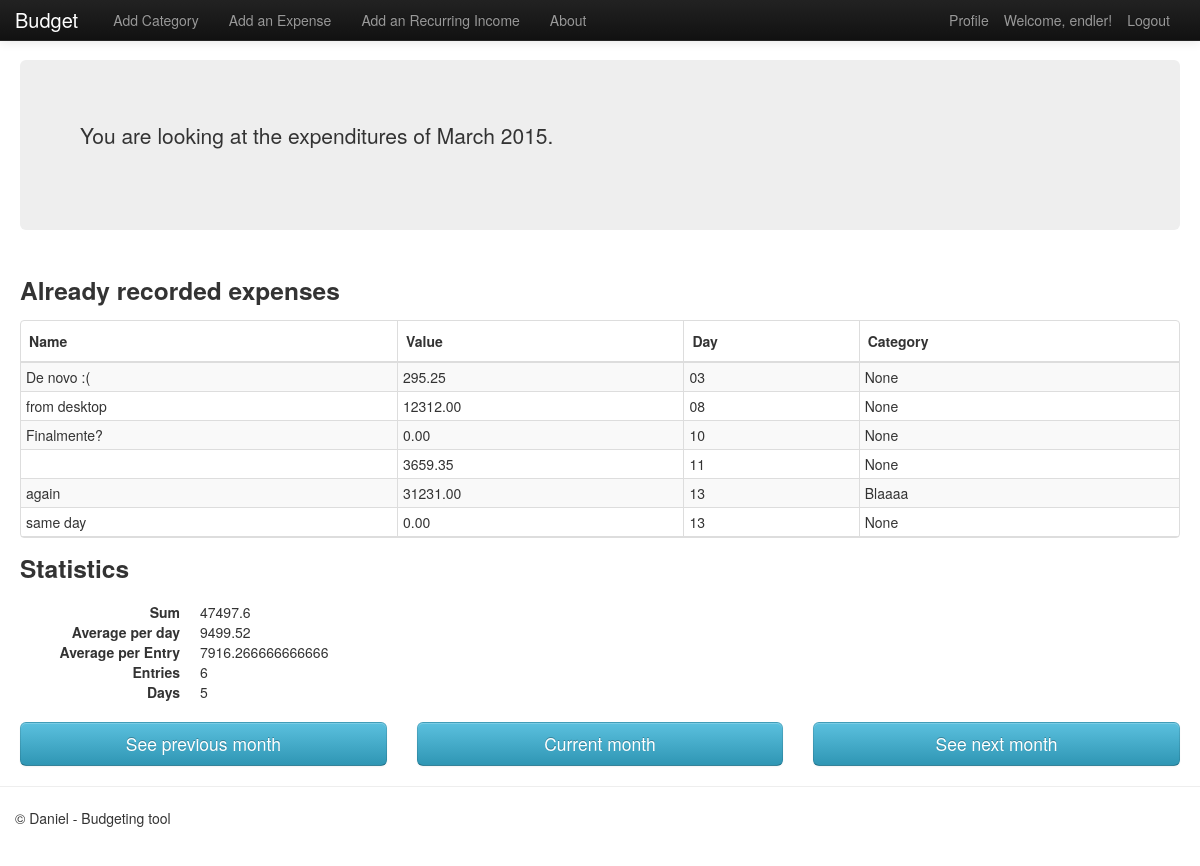
The page /budget/2015/3/ (signed in) on the database its author committed.
### budget/models.py (models this page shows, shortened)
class Expenditure(models.Model):
    now = datetime.now()
    now_month = int(now.month)
    now_year = int(now.year)
    name = str(now_month)+"/"+str(now_year)
    gastos_name = models.CharField(max_length=128,blank=True)
    gastos_created_date = models.DateField(auto_now_add=True)
    gastos_expense_date = models.DateField(default=datetime.now)
    gastos_category = models.ForeignKey("Category",help_text="Category",blank=True, null=True)
    gastos_value = models.DecimalField(decimal_places=2,max_digits=100)
    gastos_author = models.ForeignKey(User)

class Category(models.Model):
    name = models.CharField(max_length=128)
    author = models.ForeignKey(User)
    def __unicode__(self):
        return self.name
    class Meta:
        verbose_name_plural = "Categories"
        unique_together = ("name", "author")

### budget/views.py (the view)
# urls.py: url(r'^(?P<year_url>[0-9]{1,4})\/(?P<month_url>[0]?[1-9]|[1][0-2])/$', views.month_display, name='month_display'),
@login_required
def month_display(request, year_url, month_url):
    context = RequestContext(request)
    print year_url
    print month_url
    month_input = int(month_url)
    year_input = int(year_url)
    user_viewing = request.user
    month = get_specific_month(month_input, year_input)
    list_expenditures = get_expenditures(month, user_viewing)
    now = date(year_input, month_input, 1)
    list_statistics = get_statistics(list_expenditures)
    context_dict = {'boldmessage': "You are looking at the expenditures of {0:%B} {0:%Y}.".format(now)}
    context_dict["expenditures"] = list_expenditures
    context_dict["mes"] = month
    context_dict["statistics"] = list_statistics
    last_month = date(now.year, now.month, 1) - timedelta(days=1)
    last_month_link = str(last_month.year) + "/" + str(last_month.month)
    context_dict["date_links_back"] = last_month_link
    next_month = date(now.year, now.month, 28) + timedelta(days=7)
    next_month_link = str(next_month.year) + "/" + str(next_month.month)
    context_dict["date_links_next"] = next_month_link
    context_dict["block_sidebar"] = False
    return render_to_response('budget/month.html', context_dict, context)

### budget/models.py (called while the page is built)
    def __unicode__(self):
        name = str(self.month_date)+"/"+str(self.year_date)
        return name

### budget/views.py (called while the page is built)
def get_specific_month(m_in, y_in):
    month = int(m_in)
    year = int(y_in)
    m = Month.objects.get_or_create(month_date=month, year_date=year)[0]
    return m

def get_expenditures(m, user_input):
    start = date(m.year_date, m.month_date, 1)
    end = date(m.year_date, m.month_date, 28) + timedelta(days=7)
    end = end - timedelta(days=end.day)
    expenditure_list = Expenditure.objects.filter(gastos_expense_date__range=[start, end],gastos_author=user_input).order_by("gastos_expense_date")
    return expenditure_list

def get_statistics(e):
    summation = 0.
    count = 0
    dates = {}
    for exp in e:
        count += 1
        summation += float(exp.gastos_value)
        if not dates.has_key(exp.gastos_expense_date):
            dates[exp.gastos_expense_date] = 1
        if dates.has_key(exp.gastos_expense_date):
            dates[exp.gastos_expense_date] += 1
    days = len(dates)
    if len(dates) != 0:
        average_per_entry = summation / count
        average_per_day = summation / days
    else:
        average_per_entry = 0
        average_per_day = 0
    statistics = {"avg_day": average_per_day, "avg_entry": average_per_entry, "sum": summation, "count_entry": count,
                  "dates": dates, "count_day": days}
    return statistics

### templates/budget/month.html (shortened to what this page needs)
{% extends 'budget/base.html' %}
{% block body_block %}
    <div class="hero-unit">
        <p class="lead">{{ boldmessage }}</p>
    </div>
        <div class="row-fluid">
            {% if expenditures %}
                <div class="span12">
                    <h3>Already recorded expenses</h3>
                    <table data-toggle="table" data-classes="table table-hover table-condensed"
       data-striped="true">
                    <thead>
                        <tr>
                            <th>{{ "Name" }}</th>
                            <th>{{ "Value" }} </th>
                            <th>{{ "Day" }}</th>
                            <th>{{ "Category" }}</th>
                        </tr>
                        </thead>
                        {% for expense in expenditures %}
                            <tr>
                                <td>{{ expense.gastos_name }}</td>
                                <td>{{ expense.gastos_value }}</td>
                                <td>{{ expense.gastos_expense_date | date:"d"}}</td>
                                <td>{{ expense.gastos_category }}</td>
                            </tr>
                        {% endfor %}
                    </table>
                </div>
                </div>
                <div class="row-fluid">
                    <div class="span12">
                        <h3>Statistics</h3>
                        <dl class="dl-horizontal">
                            <dt>Sum</dt>
                            <dd>{{ statistics.sum }}</dd>
                            <dt>Average per day</dt>
                            <dd>{{ statistics.avg_day }}</dd>
                            <dt>Average per Entry</dt>
                            <dd>{{ statistics.avg_entry }}</dd>
                            <dt>Entries</dt>
                            <dd>{{ statistics.count_entry }}</dd>
                            <dt>Days</dt>
                            <dd>{{ statistics.count_day }}</dd>
                        </dl>
                    </div>
                </div>
            {% endif %}
        <div class="row-fluid">
            <div class="span4">
                <a href="/budget/{{ date_links_back }}/" class="btn btn-large btn-info btn-block">See previous
                    month</a>
            </div>
            <div class="span4">
                <a href="/budget/" class="btn btn-large btn-info btn-block">Current
                    month</a>
            </div>
            <div class="span4">
                <a href="/budget/{{ date_links_next }}/" class="btn btn-large btn-info btn-block">See next month</a>
            </div>
        </div>
    </div>
{% endblock %}

### templates/budget/base.html (shortened to what this page needs)
<!DOCTYPE html>
{% load static %}
<html>
<head>
    <link href="{% static 'css/bootstrap-fluid-adj.css' %}" rel="stylesheet">
    <link href="{% static 'css/bootstrap.min.css' %}" rel="stylesheet" media="screen">
    <link href="{% static 'css/bootstrap-responsive.css' %}" rel="stylesheet">
    <link href="{% static 'css/bootstrap-table.min.css' %}" rel="stylesheet">
</head>
<body>
<div class="navbar navbar-inverse navbar-fixed-top">
    <div class="navbar-inner">
        <div class="container">
            <a class="brand" href="/budget/">Budget</a>
            <div class="nav-collapse collapse">
                <ul class="nav pull-right">
                    {% if user.is_authenticated %}
                        <li><a href="/budget/profile">Profile</a></li>
                        <li class="navbar-text">Welcome, {{ user.username }}!</li>
                        <li><a href="/budget/logout/">Logout</a></li>
                    {% else %}
                        <li><a href="/budget/register/">Register</a></li>
                        <li><a href="/budget/login/">Login</a></li>
                    {% endif %}
                </ul>
                <ul class="nav">
                    {% if user.is_authenticated %}
                        <li><a href="/budget/add_category/">Add Category</a></li>
                        <li><a href="/budget/add_expenditure/">Add an Expense</a></li>
                        <li><a href="/budget/add_recurring/">Add an Recurring Income</a></li>
                    {% endif %}
                    <li><a href="/budget/about/">About</a></li>
                </ul>
            </div>
        </div>
    </div>
</div>
<div class="container-fluid">
    {% if block_sidebar %}
        <div class="row-fluid">
        {% block sidebar %}
        {% endblock %}
        <div class="span8">
    {% else %}
        <div class="row-fluid">
        <div class="span12">
    {% endif %}
    {% block body_block %}
    {% endblock %}
    </div>
    </div>
    <hr>
    <footer>
        <div class="container">
            <p>&copy; Daniel - Budgeting tool</p>
        </div>
    </footer>
</body>
</html>

### rows shown on the page
Expenditure: gastos_name "De novo :(", gastos_value "295.25", gastos_expense_date "03", gastos_category "None"
Expenditure: gastos_name "from desktop", gastos_value "12312.00", gastos_expense_date "08", gastos_category "None"
Expenditure: gastos_name "Finalmente?", gastos_value "0.00", gastos_expense_date "10", gastos_category "None"
Expenditure: gastos_value "3659.35", gastos_expense_date "11", gastos_category "None"
Expenditure: gastos_name "again", gastos_value "31231.00", gastos_expense_date "13", gastos_category "Blaaaa"
Expenditure: gastos_name "same day", gastos_value "0.00", gastos_expense_date "13", gastos_category "None"

### other values the page prints
{{ user.username }} "endler"
{{ boldmessage }} "You are looking at the expenditures of March 2015."
{{ "Name" }} "Name"
{{ "Value" }} "Value"
{{ "Day" }} "Day"
{{ "Category" }} "Category"
{{ statistics.sum }} "47497.6"
{{ statistics.avg_day }} "9499.52"
{{ statistics.avg_entry }} "7916.266666666666"
{{ statistics.count_entry }} "6"
{{ statistics.count_day }} "5"
